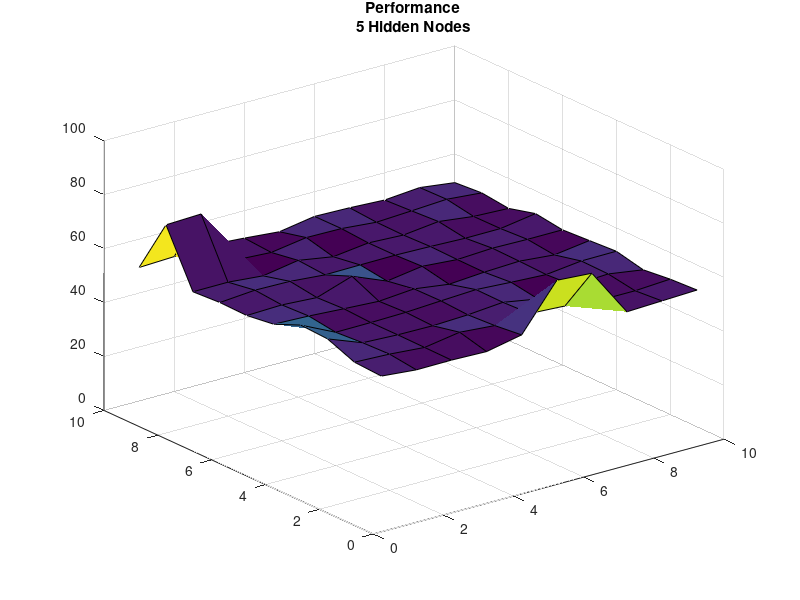
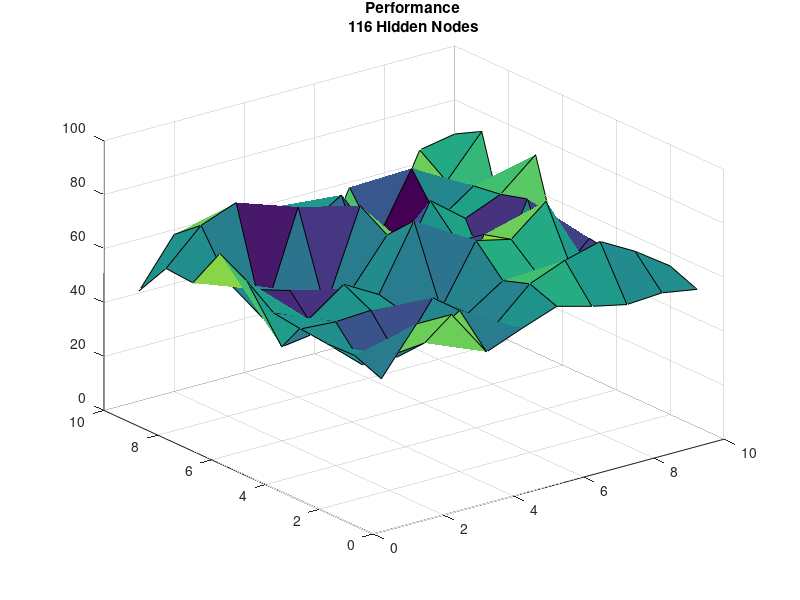
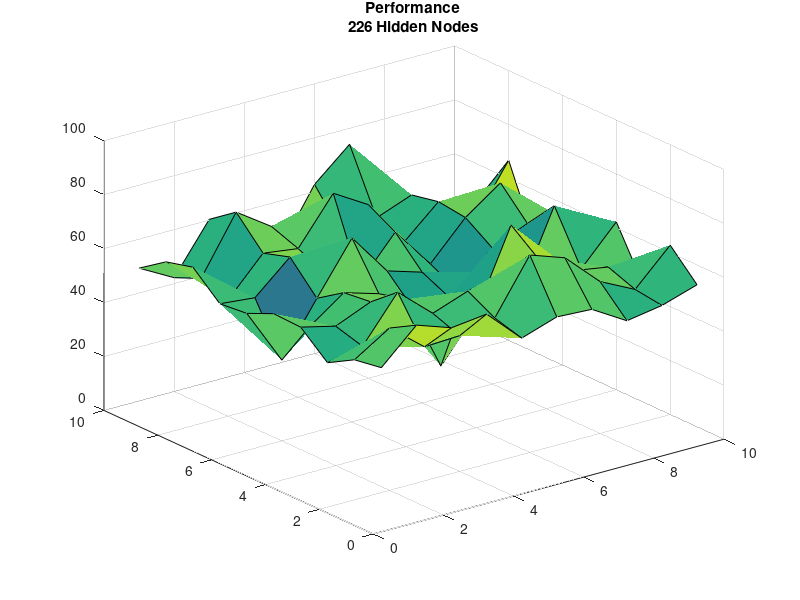
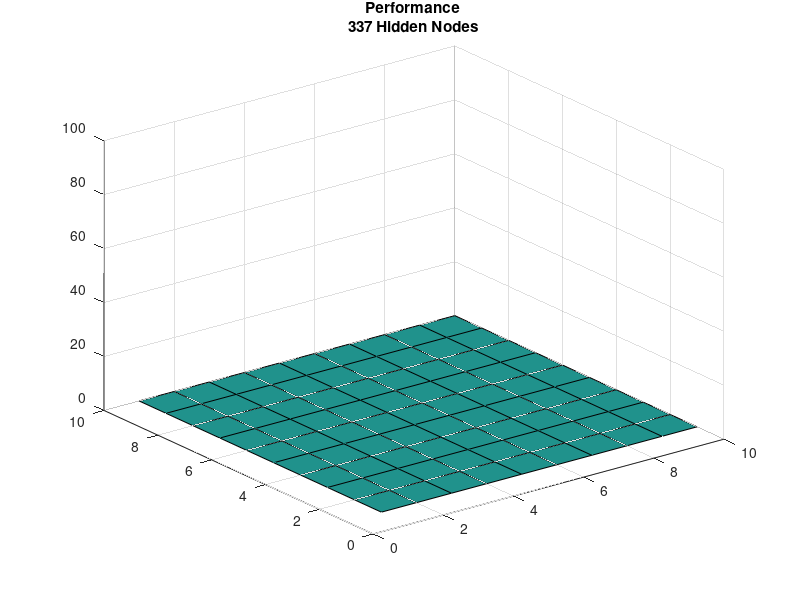

Write the MATLAB code that produced these figures, in order.
clear all;
clc;
close all;

% Load the data file
load mlpekf_QRoptimization20110630_142948

[nodes,numQ,numR] = size(avgPerf);

for i=1:nodes
    figure;
    surf(squeeze(avgPerf(i,:,:))*100);
    title([{'Performance'},{[num2str(HN(i)) ' Hidden Nodes']}]);
    zlim([0 100]);
end